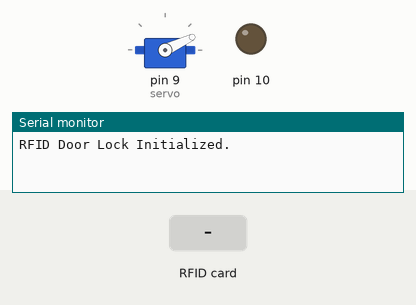
This sketch was run on a simulated Arduino Mega 2560, built with avr-gcc and run on an emulated ATmega2560. Shown: servo, output pins drawn as LEDs (lit = HIGH), the last lines printed to the serial monitor. Inputs (shaded band) come from the test bench. Pins used as bus, display or sensor lines are not drawn.

Above: at 1.2 s.
1.3 s: RFID card 05 D0 7F 22 held to the reader
At 1.8 s:
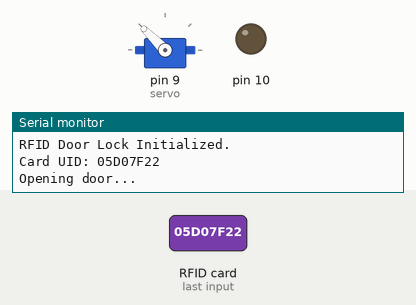
At 2.6 s:
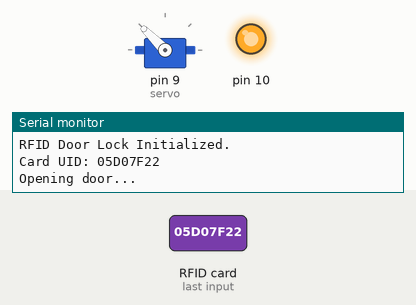
3.8 s: RFID card 05 D0 7F 22 held to the reader
At 4.6 s:
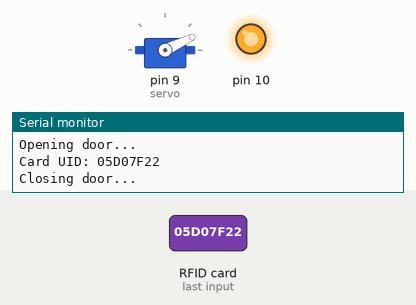
Timing chart, 0 to 6.8 s (numbered marks = the images above; inputs shaded):
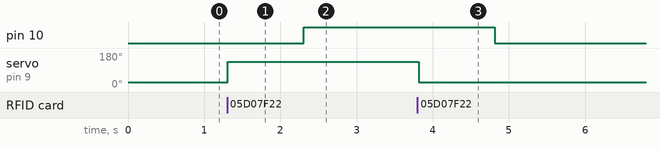

The sketch:

Door_Lock.ino
```cpp
#include <Servo.h>
#include <SPI.h>
#include <MFRC522.h>

#define SS_PIN 53
#define RST_PIN 5

String UID = "05D07F22"; //ID of registred card
byte lock = 0;

Servo servo;
MFRC522 rfid(SS_PIN, RST_PIN);

void setup() {
  Serial.begin(9600);
  servo.attach(9);
  servo.write(25);
  pinMode(10, OUTPUT);
  digitalWrite(10, LOW);
  SPI.begin();
  rfid.PCD_Init();
  Serial.println("RFID Door Lock Initialized.");
}

void loop() {
  if (rfid.PICC_IsNewCardPresent() && rfid.PICC_ReadCardSerial()) {
    String ID = "";
    for (byte i = 0; i < rfid.uid.size; i++) {
      ID.concat(String(rfid.uid.uidByte[i] < 0x10 ? "0" : ""));
      ID.concat(String(rfid.uid.uidByte[i], HEX));
      ID.toUpperCase();
    }
    Serial.print("Card UID: ");
    Serial.println(ID);

    if (ID == UID && lock == 0) {
      Serial.println("Opening door...");
      servo.write(135);
      delay(1000);
      digitalWrite(10, HIGH);
      lock = 1;
    } else if (ID == UID && lock == 1) {
      Serial.println("Closing door...");
      servo.write(25);
      delay(1000);
      digitalWrite(10, LOW);
      lock = 0;
    }
    delay(500);
  }
}
```

Measured:
- after the input at 1.3 s, pin 10: LOW → HIGH after 1.0 s; servo on pin 9 (servo): 25° → 135° at once
- after the input at 3.8 s, pin 10: HIGH → LOW after 1.0 s; servo on pin 9 (servo): 135° → 25° at once
